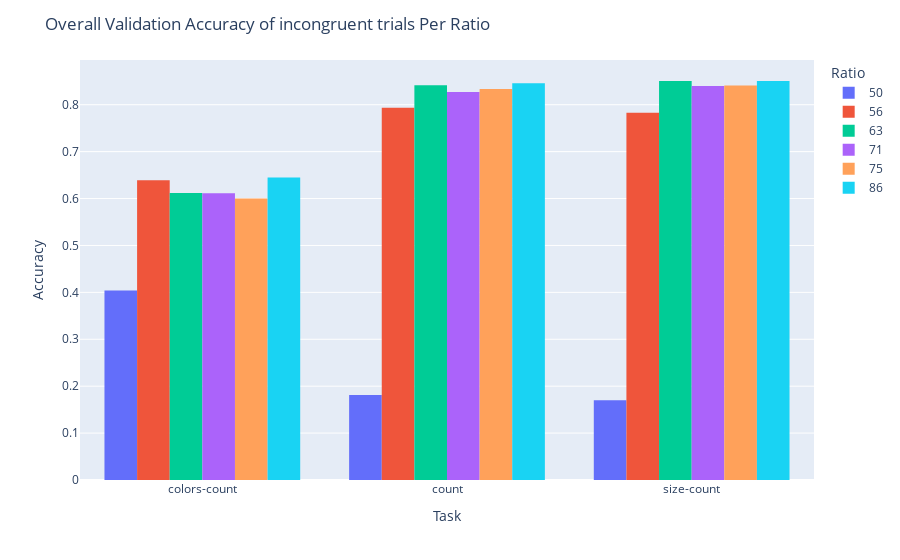

Source (notebook cell):
### Code cell
fig = px.histogram(incongruent_df.groupby(['Task', 'Ratio']).mean().reset_index(), x="Task",
             y="Validation Accuracy", color="Ratio",
             barmode="group")
fig.update_layout(
    title='Overall Validation Accuracy of incongruent trials Per Ratio',
    xaxis_title='Task',
    yaxis_title='Accuracy')
fig.show()

### Figure 1 — Plotly figure (JSON) as saved in the notebook; plotly's stock layout.template omitted (floating-point values rounded to 4 significant figures)
{"data": [{"alignmentgroup": "True", "bingroup": "x", "histfunc": "sum", "hovertemplate": "Ratio=50<br>Task=%{x}<br>sum of Validation Accuracy=%{y}<extra></extra>", "legendgroup": "50", "marker": {"color": "#636efa", "pattern": {"shape": ""}}, "name": "50", "offsetgroup": "50", "orientation": "v", "showlegend": true, "x": ["colors-count", "count", "size-count"], "xaxis": "x", "y": [0.4039, 0.1814, 0.1703], "yaxis": "y", "type": "histogram"}, {"alignmentgroup": "True", "bingroup": "x", "histfunc": "sum", "hovertemplate": "Ratio=56<br>Task=%{x}<br>sum of Validation Accuracy=%{y}<extra></extra>", "legendgroup": "56", "marker": {"color": "#EF553B", "pattern": {"shape": ""}}, "name": "56", "offsetgroup": "56", "orientation": "v", "showlegend": true, "x": ["colors-count", "count", "size-count"], "xaxis": "x", "y": [0.6389, 0.7933, 0.7829], "yaxis": "y", "type": "histogram"}, {"alignmentgroup": "True", "bingroup": "x", "histfunc": "sum", "hovertemplate": "Ratio=63<br>Task=%{x}<br>sum of Validation Accuracy=%{y}<extra></extra>", "legendgroup": "63", "marker": {"color": "#00cc96", "pattern": {"shape": ""}}, "name": "63", "offsetgroup": "63", "orientation": "v", "showlegend": true, "x": ["colors-count", "count", "size-count"], "xaxis": "x", "y": [0.6117, 0.8414, 0.8506], "yaxis": "y", "type": "histogram"}, {"alignmentgroup": "True", "bingroup": "x", "histfunc": "sum", "hovertemplate": "Ratio=71<br>Task=%{x}<br>sum of Validation Accuracy=%{y}<extra></extra>", "legendgroup": "71", "marker": {"color": "#ab63fa", "pattern": {"shape": ""}}, "name": "71", "offsetgroup": "71", "orientation": "v", "showlegend": true, "x": ["colors-count", "count", "size-count"], "xaxis": "x", "y": [0.6111, 0.8269, 0.8398], "yaxis": "y", "type": "histogram"}, {"alignmentgroup": "True", "bingroup": "x", "histfunc": "sum", "hovertemplate": "Ratio=75<br>Task=%{x}<br>sum of Validation Accuracy=%{y}<extra></extra>", "legendgroup": "75", "marker": {"color": "#FFA15A", "pattern": {"shape": ""}}, "name": "75", "offsetgroup": "75", "orientation": "v", "showlegend": true, "x": ["colors-count", "count", "size-count"], "xaxis": "x", "y": [0.6, 0.8336, 0.8409], "yaxis": "y", "type": "histogram"}, {"alignmentgroup": "True", "bingroup": "x", "histfunc": "sum", "hovertemplate": "Ratio=86<br>Task=%{x}<br>sum of Validation Accuracy=%{y}<extra></extra>", "legendgroup": "86", "marker": {"color": "#19d3f3", "pattern": {"shape": ""}}, "name": "86", "offsetgroup": "86", "orientation": "v", "showlegend": true, "x": ["colors-count", "count", "size-count"], "xaxis": "x", "y": [0.6447, 0.8456, 0.8506], "yaxis": "y", "type": "histogram"}], "layout": {"xaxis": {"anchor": "y", "domain": [0.0, 1.0], "title": {"text": "Task"}}, "yaxis": {"anchor": "x", "domain": [0.0, 1.0], "title": {"text": "Accuracy"}}, "legend": {"title": {"text": "Ratio"}, "tracegroupgap": 0}, "margin": {"t": 60}, "barmode": "group", "title": {"text": "Overall Validation Accuracy of incongruent trials Per Ratio"}}}
